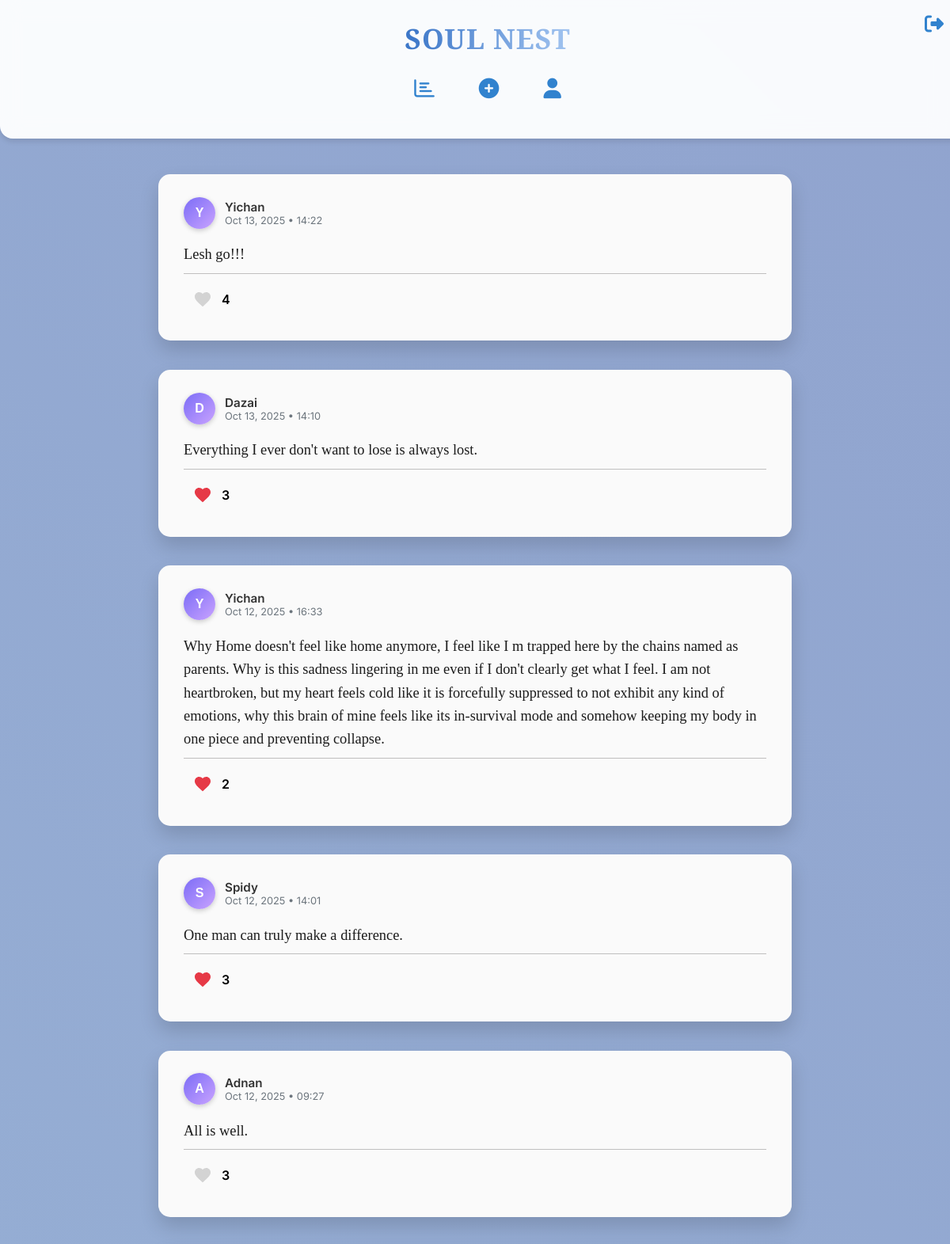
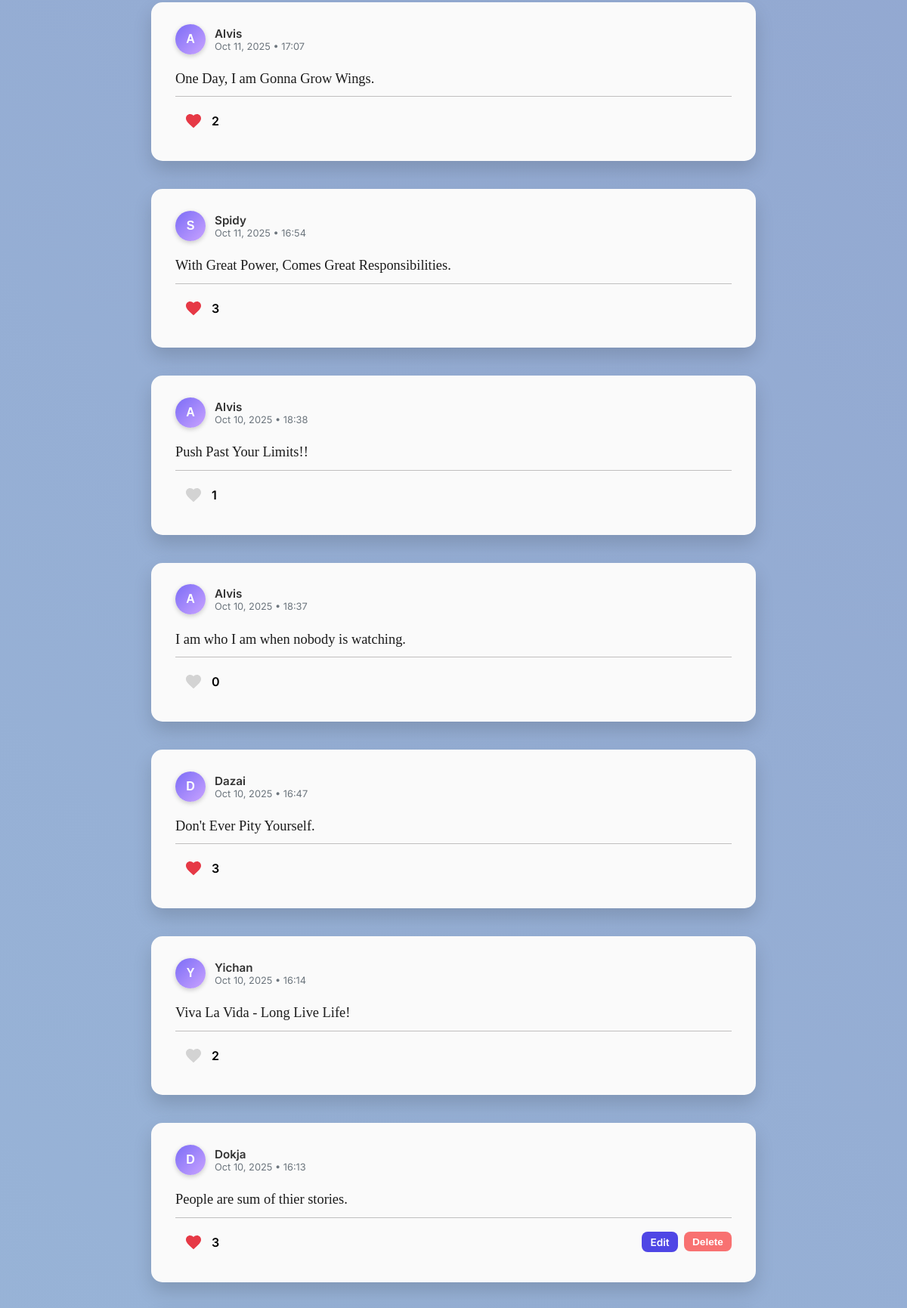
The app's page /thoughts (signed in, upper part) with its own data (2 pictures, top to bottom).
### models.py (models this page shows, shortened)
class Thought(db.Model):
    id = db.Column(db.Integer, primary_key=True)
    content = db.Column(db.Text, nullable=False)
    user_id = db.Column(db.Integer, db.ForeignKey('user.id'), nullable=False)
    timestamp = db.Column(db.DateTime, default=datetime.utcnow)
    mood = db.Column(db.String(50), nullable=True)
    user = db.relationship('User', backref=db.backref('thoughts', lazy=True))  # ✅ Add this
    liked_by = db.relationship(
        'User', secondary='likes',
        back_populates='liked_thoughts', lazy='select'
    )
    def is_liked_by(self, user):
        return user in self.liked_by
    def like_count(self):
        return len(self.liked_by)

class User(db.Model, UserMixin):
    id = db.Column(db.Integer, primary_key=True)
    username = db.Column(db.String(80), nullable=False, unique=True)
    password = db.Column(db.String(200), nullable=False)
    liked_thoughts = db.relationship(
        'Thought', secondary='likes',
        back_populates='liked_by', lazy='dynamic'
    )

### app.py (the view)
@app.route('/thoughts')
@login_required
def thoughts():
    all_thoughts = Thought.query.options(
        joinedload(Thought.user)
    ).order_by(Thought.timestamp.desc()).all()
    return render_template('thoughts.html', thoughts=all_thoughts)

### app.py (called while the page is built)
@login_manager.user_loader
def load_user(user_id):
    return User.query.get(int(user_id))  # Loads user by ID

### templates/thoughts.html (shortened to what this page needs)
{% extends "base.html" %}
{% block content %}
<div class="feed-container" style="display: flex; flex-direction: column; gap: 1.5rem;">
    {% if thoughts %}
        {% for thought in thoughts %}
            <div class="thought-card mood-{{ thought.mood }}" data-aos="fade-up" style="
                padding: 1.8rem 2rem;
                border-radius: 15px;
                /* Background is initially set by CSS in <style> block below */
                box-shadow: 0 12px 25px rgba(0,0,0,0.15);
                transition: transform 0.3s ease, box-shadow 0.3s ease, background 0.4s ease;
            "
            onmouseover="this.style.transform='scale(1.03)'; this.style.boxShadow='0 18px 35px rgba(0,0,0,0.25)';"
            onmouseout="this.style.transform='scale(1)'; this.style.boxShadow='0 12px 25px rgba(0,0,0,0.15)';">
                <div class="thought-header" style="display: flex; align-items: center; gap: 0.75rem; margin-bottom: 0.75rem;">
                    <div style="
                        width: 40px; height: 40px;
                        border-radius: 50%;
                        background: linear-gradient(135deg, #7b6cf6, #c9a3ff);
                        display: flex; align-items: center; justify-content: center;
                        font-weight: 700; color: white;
                        font-family: 'Zalando Sans SemiExpanded', sans-serif;
                        font-size: 1rem; text-transform: uppercase;
                        box-shadow: 0 2px 6px rgba(0,0,0,0.2);
                    ">
                        {{ thought.user.username[0] }}
                    </div>
                    <div>
                        <div style="font-weight: 600; font-size: 0.95rem; color: #333;">
                            {{ thought.user.username }}
                        </div>
                        <div style="font-size: 0.8rem; color: #6c757d;">
                            {{ thought.timestamp.strftime('%b %d, %Y • %H:%M') }}
                        </div>
                    </div>
                </div>
                <p class="thought-content" style="
                    font-family: 'PT Serif', serif;
                    font-size: 1.15rem; color: #1c1c1c; font-weight: 500;
                    line-height: 1.6; margin-bottom: 0.5rem;
                ">
                    {{ thought.content }}
                </p>
                <div style="height:1px; background:#b0aeaec6; margin-top:0.5rem; margin-bottom:0.5rem; width:100%;"></div>
                <div class="thought-footer" style="display: flex; justify-content: space-between; align-items: center;">
                    <div class="like-section" style="display:flex; align-items:center; gap:0.003rem;">
                        <button type="button"
                                class="heart-icon {% if thought.is_liked_by(current_user) %}liked{% endif %}"
                                data-id="{{ thought.id }}"
                                onclick="toggleLike(this)"
                            style="background:none; border:none; cursor:pointer; display:flex; align-items:center; gap:0.2rem;">
                            <svg width="24" height="24" viewBox="0 0 24 24" fill="{% if thought.is_liked_by(current_user) %}#e63946{% else %}#d3d3d3{% endif %}" xmlns="http://www.w3.org/2000/svg">
                                <path d="M12 21.35l-1.45-1.32C5.4 15.36 2 12.28 2 8.5 2 5.42 4.42 3 7.5 3c1.74 0 3.41 0.81 4.5 2.09C13.09 3.81 14.76 3 16.5 3 19.58 3 22 5.42 22 8.5c0 3.78-3.4 6.86-8.55 11.54L12 21.35z"/>
                            </svg>
                        </button>
                        <span id="like-count-{{ thought.id }}" style="font-weight:600;">{{ thought.like_count() }}</span>
                    </div>
                    {% if thought.user_id == current_user.id %}
                        <div style="display:flex; gap:0.5rem;">
                            <a href="{{ url_for('edit_thought', id=thought.id) }}" style="
                                padding:0.35rem 0.7rem; font-size:0.85rem; font-weight:600; border-radius:8px; border:none;
                                background:#4f46e5; color:white; text-decoration:none; cursor:pointer; transition: all 0.3s ease;"
                                onmouseover="this.style.transform='translateY(-2px) scale(1.05)';" onmouseout="this.style.transform='none';">
                                Edit
                            </a>
                            <form action="{{ url_for('delete_thought', id=thought.id) }}" method="POST">
                                <button type="submit" style="
                                    padding:0.35rem 0.7rem; font-size:0.85rem; font-weight:600; border-radius:8px; border:none;
                                    background:#f87171; color:white; cursor:pointer; transition: all 0.3s ease;"
                                    onmouseover="this.style.transform='translateY(-2px) scale(1.05)';" onmouseout="this.style.transform='none';">
                                    Delete
                                </button>
                            </form>
                        </div>
                    {% endif %}
                </div>
            </div>
        {% endfor %}
    {% else %}
        <div class="no-thoughts text-center mt-5">
            <h3 style="font-family: 'PT Serif', serif;">No thoughts yet... 🌱</h3>
            <p style="color: #555;">Share your first thought to start building your soul nest!</p>
        </div>
    {% endif %}
</div>
{% endblock %}

### templates/base.html (style rules this page uses)
:root { --primary: #3182ce; --primary-light: #e0f2fe; --text-dark: #212529; --text-muted: #6c757d; --bg: #f8f9fa; --card-bg: #ffffff; --card-shadow: 0 4px 6px rgba(0, 0, 0, 0.1); }
body { font-family: 'Inter', sans-serif; margin: 0; background: linear-gradient(45deg, #a8d8ea 0%, #8b97c8 100%); background-size: 400% 400%; animation: gradientShift 15s ease infinite; overflow-x: hidden; }
.thought-card { background: rgba(255, 255, 255, 0.85); padding: 1.5rem; border-radius: 12px; box-shadow: var(--card-shadow); margin-bottom: 0.8rem; transition: transform 0.3s, box-shadow 0.3s, background 0.3s; }
button { width: 100%; padding: 0.75rem; background-color: var(--primary); color: white; border: none; border-radius: 8px; font-size: 1rem; font-weight: 600; cursor: pointer; }

### templates/thoughts.html (style rules this page uses)
.heart-icon svg { fill: #d3d3d3; width: 24px; height: 24px; display: block; background: transparent; border-radius: 50%; transition: transform 0.2s ease, fill 0.2s ease; }
.heart-icon.liked svg { fill: #e63946; }
.thought-card { background: #fafafa; transition: transform 0.3s ease, box-shadow 0.3s ease, background 0.4s ease; }

### records on screen
Thought: user "Y", user.username "Yichan", timestamp "Oct 13, 2025 • 14:22", content "Lesh go!!!", like_count "4"
Thought: user "D", user.username "Dazai", timestamp "Oct 13, 2025 • 14:10", content "Everything I ever don't want to lose is always lost.", like_count "3"
Thought: user "Y", user.username "Yichan", timestamp "Oct 12, 2025 • 16:33", content "Why Home doesn't feel like home anymore, I feel like I m trapped here by the chains named as parents. Why is this sadness lingering in me even if I don't clearly get what I feel. I am not heartbroken, but my heart feels cold like it is forcefully suppressed to not exhibit any kind of emotions, why this brain of mine feels like its in-survival mode and somehow keeping my body in one piece and preventing collapse.", like_count "2"
Thought: user "S", user.username "Spidy", timestamp "Oct 12, 2025 • 14:01", content "One man can truly make a difference.", like_count "3"
Thought: user "A", user.username "Adnan", timestamp "Oct 12, 2025 • 09:27", content "All is well.", like_count "3"
Thought: user "A", user.username "Alvis", timestamp "Oct 11, 2025 • 17:07", content "One Day, I am Gonna Grow Wings.", like_count "2"
Thought: user "S", user.username "Spidy", timestamp "Oct 11, 2025 • 16:54", content "With Great Power, Comes Great Responsibilities.", like_count "3"
Thought: user "A", user.username "Alvis", timestamp "Oct 10, 2025 • 18:38", content "Push Past Your Limits!!", like_count "1"
Thought: user "A", user.username "Alvis", timestamp "Oct 10, 2025 • 18:37", content "I am who I am when nobody is watching.", like_count "0"
Thought: user "D", user.username "Dazai", timestamp "Oct 10, 2025 • 16:47", content "Don't Ever Pity Yourself.", like_count "3"
Thought: user "Y", user.username "Yichan", timestamp "Oct 10, 2025 • 16:14", content "Viva La Vida - Long Live Life!", like_count "2"
Thought: user "D", user.username "Dokja", timestamp "Oct 10, 2025 • 16:13", content "People are sum of thier stories.", like_count "3"
